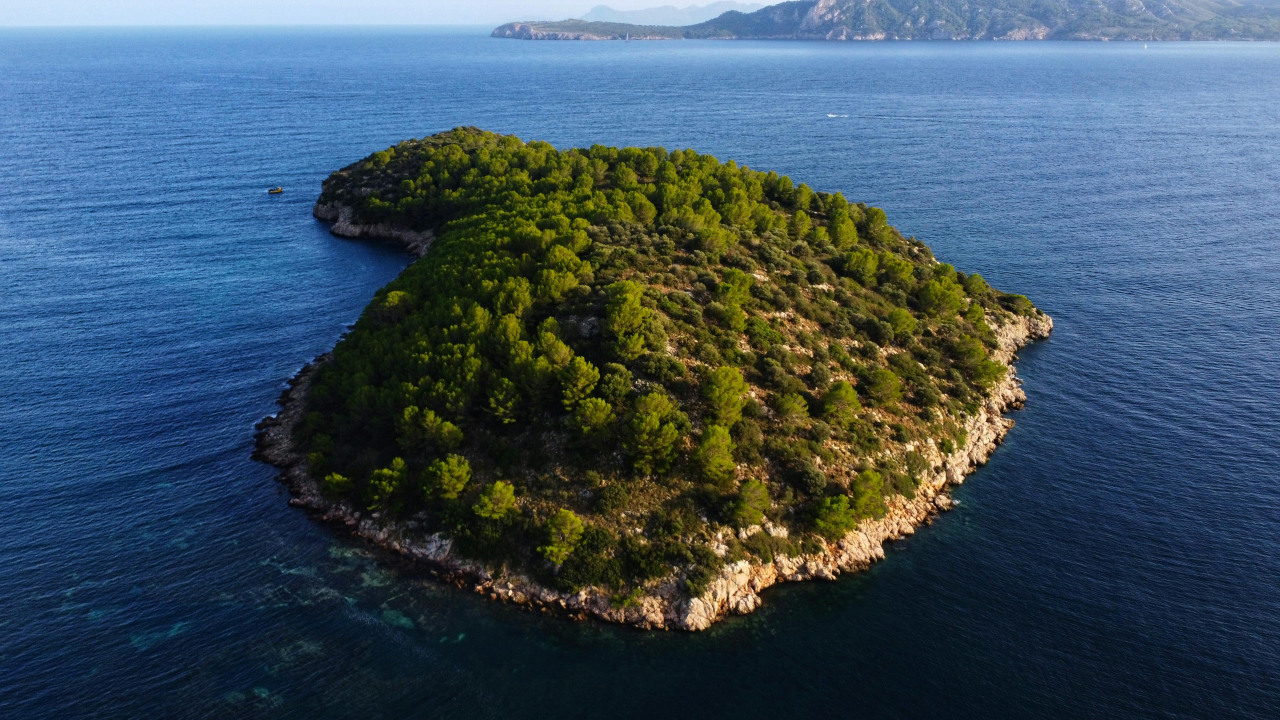
#> input picture source.jpg, 3840 x 2160 px, found by its file name (shown at 1/3 size)
$ python smart_adaptive.py
#> lines starting #> are read from the running program, lines starting #| are printed output that depends on the picture
import numpy as np
import struct
from PIL import Image
from sklearn.cluster import MiniBatchKMeans
import os
import zlib

SOURCE_IMAGE = "source.jpg"
OUTPUT_FILE = "outputs/smart_adaptive.adi"
DETAIL_THRESHOLD = 30

# 1. LOAD & SECTOR ANALYSIS (Same as before)
img = Image.open(SOURCE_IMAGE).convert('RGB').resize((3840, 2160))
#> img is the input picture: PIL image 3840x2160 RGB; mean R, G, B 61.8, 82.1, 97
data = np.asarray(img)
h, w, _ = data.shape
#> h = 2160; w = 3840
blocks = data.reshape(h // 12, 12, w // 12, 12, 3)
sector_chaos = np.std(blocks, axis=(1, 3, 4))
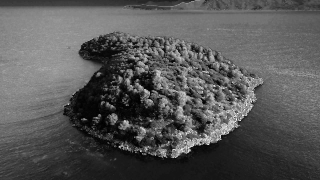
#> sector_chaos: shape (180, 320) float64; min 1.1, max 82.82, mean 29.1; drawn with min black and max white

# 2. GENERATE DUAL ALPHABETS
print("building dual codebooks...")
#> (the run stopped early here; a loop or call above may not have finished)
